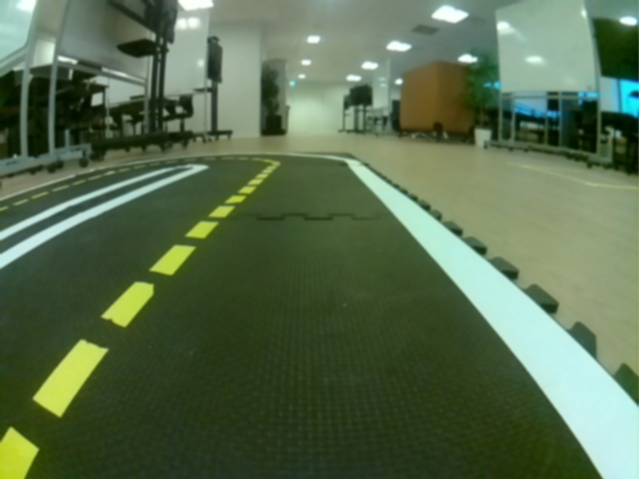
#> input picture packages/my_package/src/imgs/img0.png, 639 x 479 px
$ python -i ld_enc.py   (imports and definitions only)
#> lines starting #> are read from the running program, lines starting #| are printed output that depends on the picture; after the words box and inside, x2 and y2 are one past the last pixel; in counts of white or black regions, pixels touching at a corner belong together
#> further down, picture is the input picture: shape (479, 639, 3); mean B, G, R 77.9, 108.4, 88
import cv2
import numpy as np


#image is cv2 image
# Function that can find all the images in the current path
def find_images(image):
    img = image
    height, width, _ = img.shape
#> height = 479; width = 639
    mask = np.zeros_like(img)
    mask[height // 2:, :] = 255
    gray_mask = cv2.cvtColor(mask, cv2.COLOR_BGR2GRAY)
    gray_roi = cv2.cvtColor(img, cv2.COLOR_BGR2GRAY)
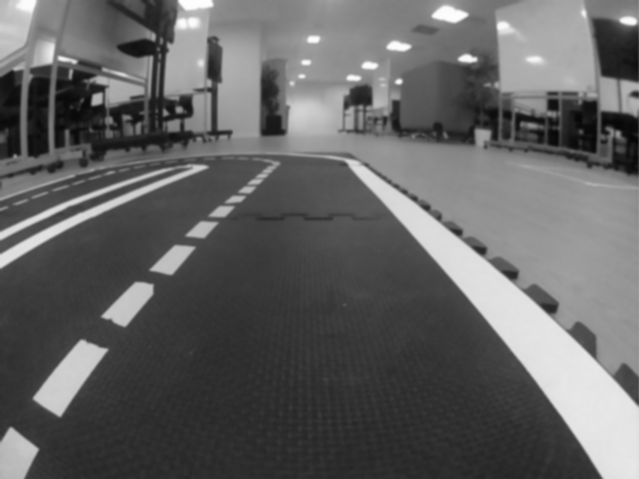
#> gray_roi: shape (479, 639); min 6, max 253, mean 98.8
    gray_roi = cv2.bitwise_and(gray_roi, gray_roi, mask=gray_mask)
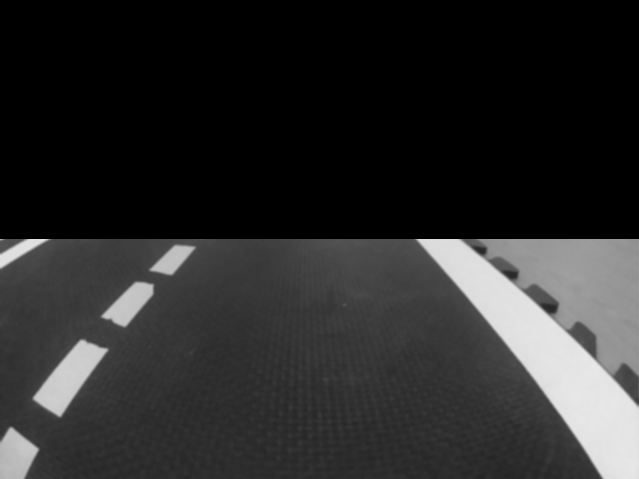
#> gray_roi: shape (479, 639); min 0, max 232, mean 42.7
    edges = cv2.Canny(gray_roi, 100, 200)
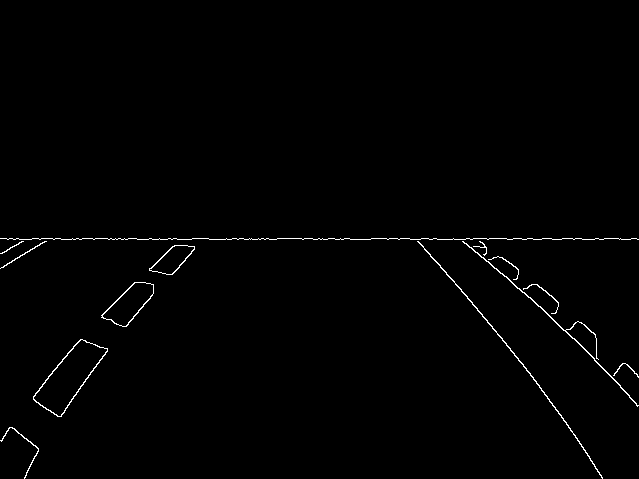
#> edges: shape (479, 639); 0.83% white in thin lines or dots, all inside (x1, y1, x2, y2) = (0, 238, 639, 479)
    contours, hierarchy = cv2.findContours(edges, cv2.RETR_TREE, cv2.CHAIN_APPROX_SIMPLE)
#> contours = 16 contours, 5 with area under 20; largest, box (x1, y1, x2, y2) and area: (33, 339, 108, 417) 2530, (33, 339, 108, 417) 2412, (101, 282, 154, 327) 1192, (102, 282, 154, 327) 1124, (149, 245, 195, 275) 701
    for i in range(len(contours)):
        area = cv2.contourArea(contours[i])
        if area < 50:
            continue
        M = cv2.moments(contours[i])
        x = int(M["m10"] / M["m00"])
        y = int(M["m01"] / M["m00"])
        cv2.circle(img, (x, y), 7, (255, 0, 0), -1)
        cv2.drawContours(img, contours[i:i+1], -1, (0, 0, 255), 2)
#> this loop made 16 passes
#> (area, x, y) on passes 3, 4, 6, 7, 9, 10, 12, 13: (2529.5, 68, 376), (2412.5, 68, 376), (1191.5, 129, 303), (1124, 129, 303), (701, 172, 259), (654, 172, 259), (179, 556, 322), (180.5, 510, 352)
#> area on passes 1, 5, 14: 43.5, 24.5, 26
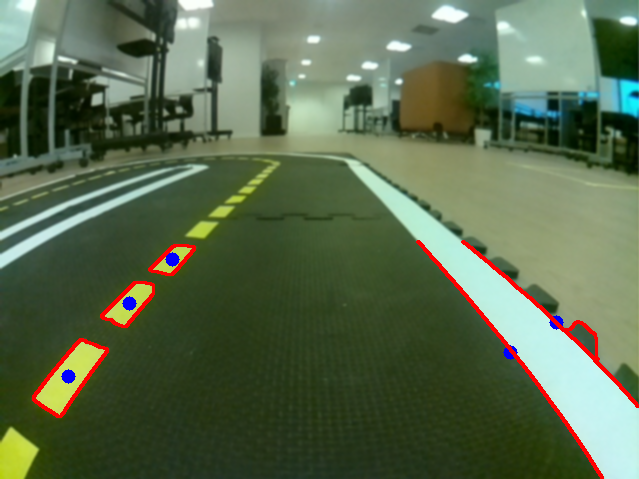
#> img: shape (479, 639, 3); 1.65% of pixels changed, all inside (x1, y1, x2, y2) = (32, 240, 639, 479)
    return img


# [2 lines not run here, left out]

>>> import cv2
>>> picture = cv2.imread('imgs/img0.png')
>>> result = find_images(picture)

$ run again, on packages/my_package/src/imgs/img10.png
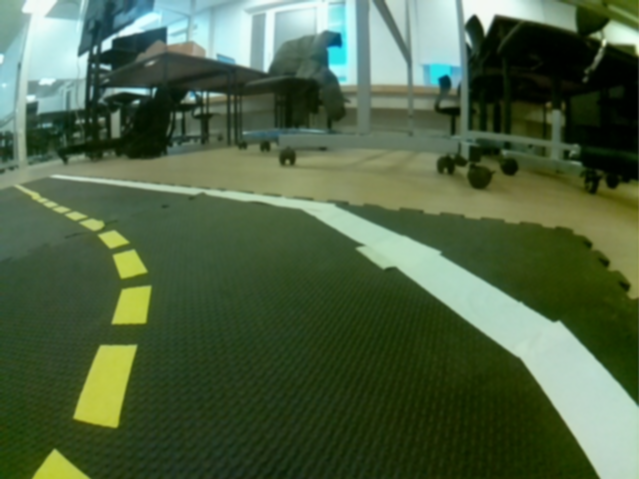
#> input picture packages/my_package/src/imgs/img10.png, 639 x 479 px
#> picture is the input picture: shape (479, 639, 3); mean B, G, R 68.3, 98.8, 77.8
#> in find_images, `edges = cv2.Canny(gray_roi, 100, 200)`:
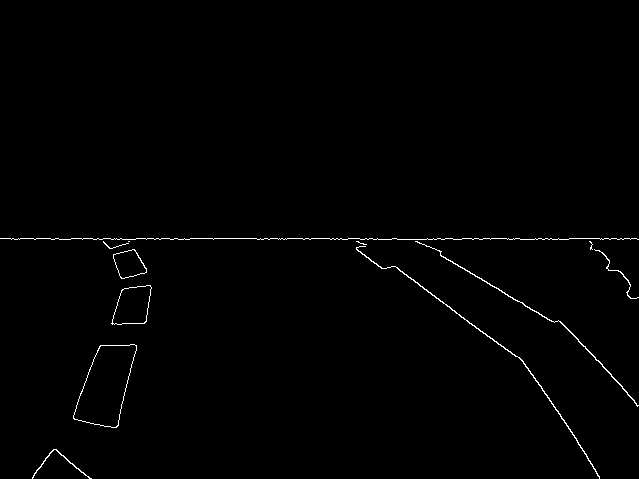
#> edges: shape (479, 639); 0.74% white in thin lines or dots, all inside (x1, y1, x2, y2) = (0, 238, 639, 479)
#> contours = 15 contours, 5 with area under 20; largest, box (x1, y1, x2, y2) and area: (73, 344, 137, 428) 3320, (73, 344, 137, 428) 3309, (111, 285, 152, 325) 1146, (112, 285, 152, 325) 1140, (113, 249, 147, 279) 642
#> the loop in find_images, `for i in range(len(contours)):` made 15 passes
#> (area, x, y) on passes 2, 3, 4, 5, 7, 8, 9, 11: (3320, 105, 385), (3309, 105, 385), (1146.5, 132, 305), (1140, 132, 305), (642.5, 128, 263), (628.5, 128, 263), (186.5, 490, 350), (146.5, 546, 324)
#> after the loop in find_images, `for i in range(len(contours)):`:
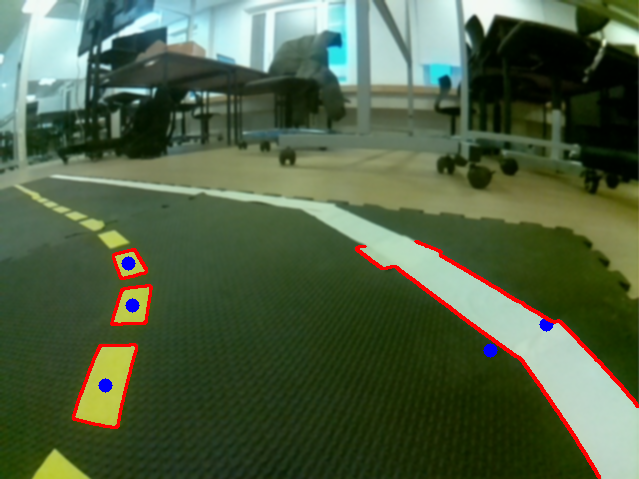
#> img: shape (479, 639, 3); 1.63% of pixels changed, all inside (x1, y1, x2, y2) = (72, 240, 639, 479)

$ run again, on packages/my_package/src/imgs/img11.png
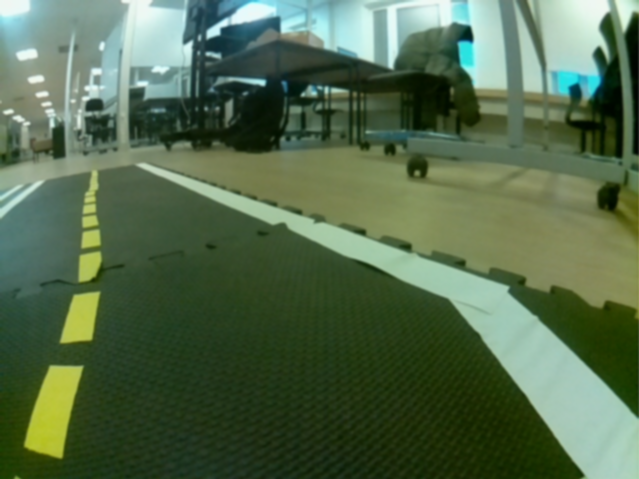
#> input picture packages/my_package/src/imgs/img11.png, 639 x 479 px
#> picture is the input picture: shape (479, 639, 3); mean B, G, R 76.7, 106.5, 83.7
#> in find_images, `edges = cv2.Canny(gray_roi, 100, 200)`:
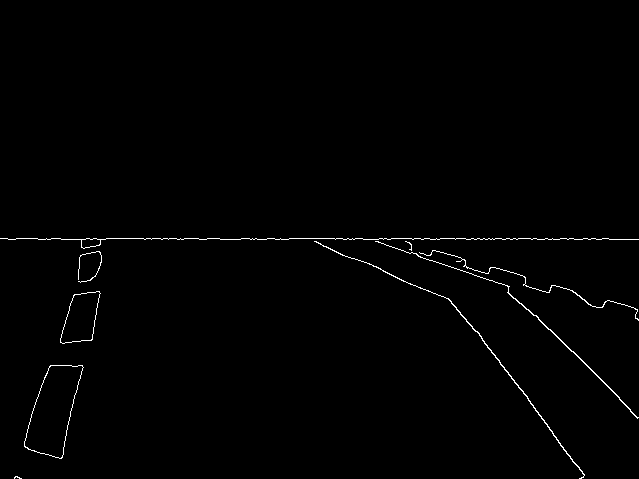
#> edges: shape (479, 639); 0.78% white in thin lines or dots, all inside (x1, y1, x2, y2) = (0, 238, 639, 479)
#> contours = 12 contours, 3 with area under 20; largest, box (x1, y1, x2, y2) and area: (24, 365, 84, 459) 3304, (24, 365, 84, 459) 3292, (60, 291, 101, 344) 1390, (60, 291, 101, 344) 1386, (314, 241, 585, 479) 169
#> the loop in find_images, `for i in range(len(contours)):` made 12 passes
#> (area, x, y) on passes 2, 3, 4, 5, 9, 10, 11, 12: (3303.5, 52, 410), (3292.5, 52, 410), (1390.5, 80, 317), (1386.5, 80, 317), (130.5, 566, 349), (169, 488, 362), (147.5, 89, 242), (143.5, 89, 242)
#> after the loop in find_images, `for i in range(len(contours)):`:
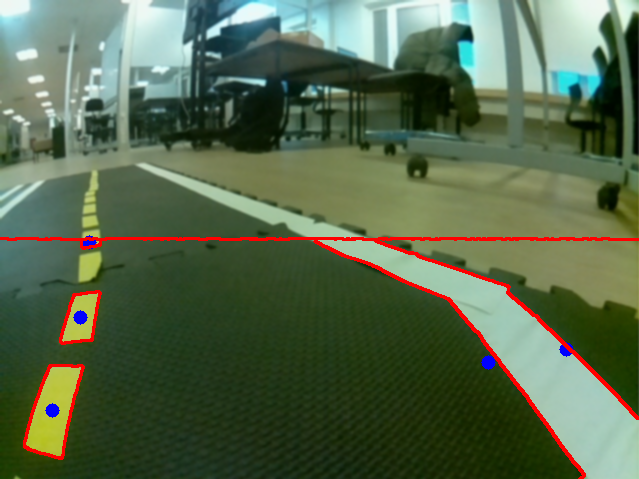
#> img: shape (479, 639, 3); 2.28% of pixels changed, all inside (x1, y1, x2, y2) = (0, 235, 639, 479)
